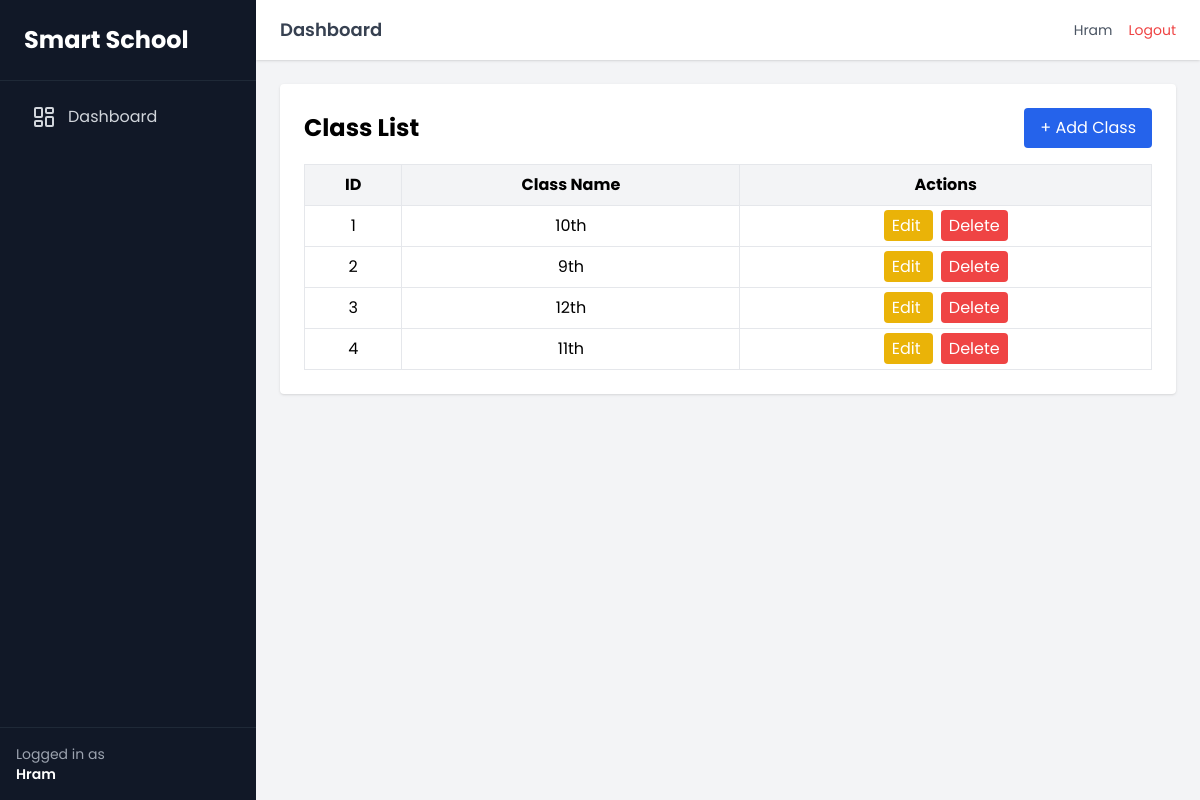
The page /class-list/ (signed in) on the database its author committed.
### students/models.py (models this page shows, shortened)
class Class(models.Model):
    name = models.CharField(max_length=50)

### students/views.py (the view)
# urls.py: path('class-list/', views.class_list, name='class_list'),
@login_required
def class_list(request):
    classes = Class.objects.all()
    return render(request, 'students/class_list.html', {'classes': classes})

### templates/students/class_list.html
{% extends 'base.html' %}
{% block content %}
<div class="max-w-4xl mx-auto bg-white p-6 rounded shadow">
    <div class="flex justify-between items-center mb-4">
        <h2 class="text-2xl font-bold">Class List</h2>
        <a href="{% url 'students:add_class' %}"
           class="bg-blue-600 text-white px-4 py-2 rounded hover:bg-blue-700">
            + Add Class
        </a>
    </div>
    <table class="w-full border border-gray-200">
        <thead class="bg-gray-100">
            <tr>
                <th class="p-2 border">ID</th>
                <th class="p-2 border">Class Name</th>
                <th class="p-2 border">Actions</th>
            </tr>
        </thead>
        <tbody>
            {% for c in classes %}
            <tr class="text-center">
                <td class="p-2 border">{{ c.id }}</td>
                <td class="p-2 border">{{ c.name }}</td>
                <td class="p-2 border space-x-2">
                    <a href="{% url 'students:edit_class' c.id %}"
                       class="bg-yellow-500 text-white px-2 py-1 rounded">
                         Edit
                    </a>
                    <a href="{% url 'students:delete_class' c.id %}"
                      class="bg-red-500 text-white px-2 py-1 rounded">
                       Delete
                    </a>
                </td>
            </tr>
            {% empty %}
            <tr>
                <td colspan="3" class="p-4 text-center text-gray-500">
                    No classes added yet
                </td>
            </tr>
            {% endfor %}
        </tbody>
    </table>
</div>
{% endblock %}

### templates/base.html (shortened to what this page needs)
<!DOCTYPE html>
<html lang="en">
<head>
    <script src="https://cdn.tailwindcss.com"></script>
</head>
<body class="bg-gray-100">
<div class="flex min-h-screen">
<aside class="w-64 bg-gray-900 text-gray-300 flex flex-col">
    <div class="p-6 text-2xl font-bold text-white border-b border-gray-800">
        Smart School
    </div>
    <nav class="flex-1 p-4 space-y-2">
        <a href="{% url 'students:dashboard' %}"
           class="flex items-center gap-3 px-4 py-2 rounded-lg hover:bg-gray-800 transition
           {% if request.path == '/' %} bg-gray-800 text-white {% endif %}">
            <i data-lucide="layout-dashboard"></i>
            Dashboard
        </a>
    </nav>
    <div class="p-4 border-t border-gray-800 text-sm text-gray-400">
        Logged in as <br>
        <span class="text-white font-semibold">
            {{ request.user.username }}
        </span>
    </div>
</aside>
    <div class="flex-1 flex flex-col">
        <header class="bg-white shadow px-6 py-4 flex justify-between items-center">
            <h1 class="text-lg font-semibold text-gray-700">
                Dashboard
            </h1>
            <div class="flex items-center space-x-4">
                <span class="text-gray-600 text-sm">
                    {{ request.user.username }}
                </span>
                <a href="{% url 'logout' %}"
                   class="text-red-500 hover:underline text-sm">
                    Logout
                </a>
            </div>
        </header>
        <main class="p-6">
            {% block content %}
            {% endblock %}
        </main>
    </div>
</div>
</body>
</html>

### templates/base.html (style rules this page uses)
body { font-family: 'Poppins', sans-serif; }

### rows shown on the page
Class: id "1", name "10th"
Class: id "2", name "9th"
Class: id "3", name "12th"
Class: id "4", name "11th"

### other values the page prints
{{ request.user.username }} "Hram"
